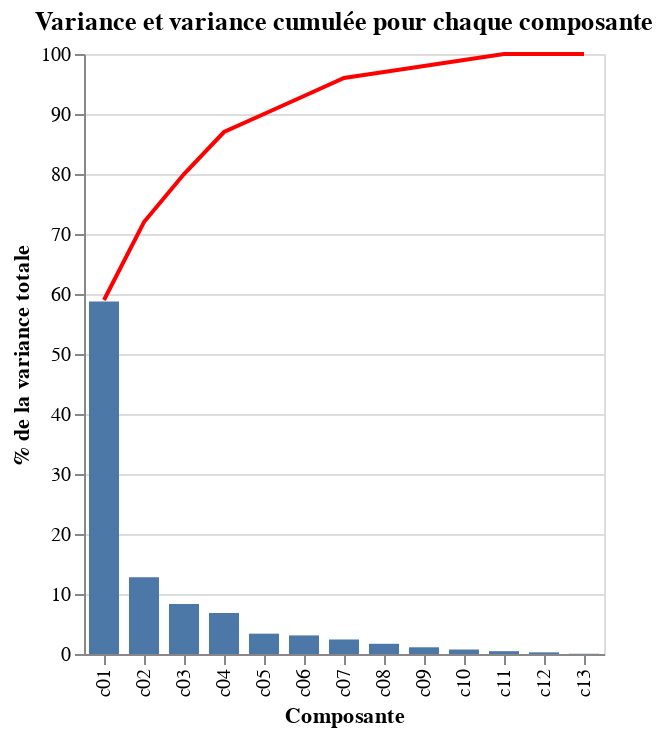

The cell this chart's notebook holds for it:
### Markdown cell above
La part de variance sur chaque composante est généralement représentée avec un screeplot

Pour fairce ce graphique, le package Altair va être utilisé à la place de Seaborn (pour des questions de gouts personnels...)

### Code cell
import altair as alt

screeplot_bar = (
    alt.Chart(
        df_var, title="Variance et variance cumulée pour chaque composante"
    )  # on instancie le graphique (chart)
    .mark_bar(size=15)  # on précise que l'on va faire un graphique avec des barres
    .encode(
        x=alt.X("Composante"),
        y=alt.Y("Var", title="% de la variance totale"),
        tooltip=[
            alt.Tooltip("Composante:N"),
            alt.Tooltip(
                "Var", format=".1f"
            ),  # on ajoute la possibilité d'affichier des informations au passage de la souris
        ],
    )
)

screeplot_cum = (
    alt.Chart(df_var)
    .mark_line(color="red")  # on ajoute ici un graphique en ligne
    .encode(
        x=alt.X("Composante"),
        y=alt.Y("Var_cum", title=""),
        tooltip=[
            alt.Tooltip("Composante:N"),
            alt.Tooltip("Var_cum", format=".1f"),
        ],
    )
)

alt.layer(screeplot_cum, screeplot_bar)  # on combine les deux graphiques

### Figure 1 — Vega-Lite specification as saved in the notebook (floating-point values rounded to 4 significant figures)
{"config": {"view": {"continuousWidth": 400, "continuousHeight": 300}}, "layer": [{"mark": {"type": "line", "color": "red"}, "encoding": {"tooltip": [{"field": "Composante", "type": "nominal"}, {"field": "Var_cum", "format": ".1f", "type": "quantitative"}], "x": {"field": "Composante", "type": "nominal"}, "y": {"field": "Var_cum", "title": "", "type": "quantitative"}}}, {"mark": {"type": "bar", "size": 15}, "encoding": {"tooltip": [{"field": "Composante", "type": "nominal"}, {"field": "Var", "format": ".1f", "type": "quantitative"}], "x": {"field": "Composante", "type": "nominal"}, "y": {"field": "Var", "title": "% de la variance totale", "type": "quantitative"}}, "title": "Variance et variance cumulée pour chaque composante"}], "data": {"name": "data-c76650a5fdde78488f49e8b25571791e"}, "$schema": "https://vega.github.io/schema/vega-lite/v4.17.0.json", "datasets": {"data-c76650a5fdde78488f49e8b25571791e": [{"Composante": "c01", "Var": 58.75, "Var_cum": 59.0}, {"Composante": "c02", "Var": 12.79, "Var_cum": 72.0}, {"Composante": "c03", "Var": 8.35, "Var_cum": 80.0}, {"Composante": "c04", "Var": 6.85, "Var_cum": 87.0}, {"Composante": "c05", "Var": 3.39, "Var_cum": 90.0}, {"Composante": "c06", "Var": 3.1, "Var_cum": 93.0}, {"Composante": "c07", "Var": 2.42, "Var_cum": 96.0}, {"Composante": "c08", "Var": 1.7, "Var_cum": 97.0}, {"Composante": "c09", "Var": 1.12, "Var_cum": 98.0}, {"Composante": "c10", "Var": 0.75, "Var_cum": 99.0}, {"Composante": "c11", "Var": 0.47, "Var_cum": 100.0}, {"Composante": "c12", "Var": 0.27, "Var_cum": 100.0}, {"Composante": "c13", "Var": 0.04, "Var_cum": 100.0}]}}
